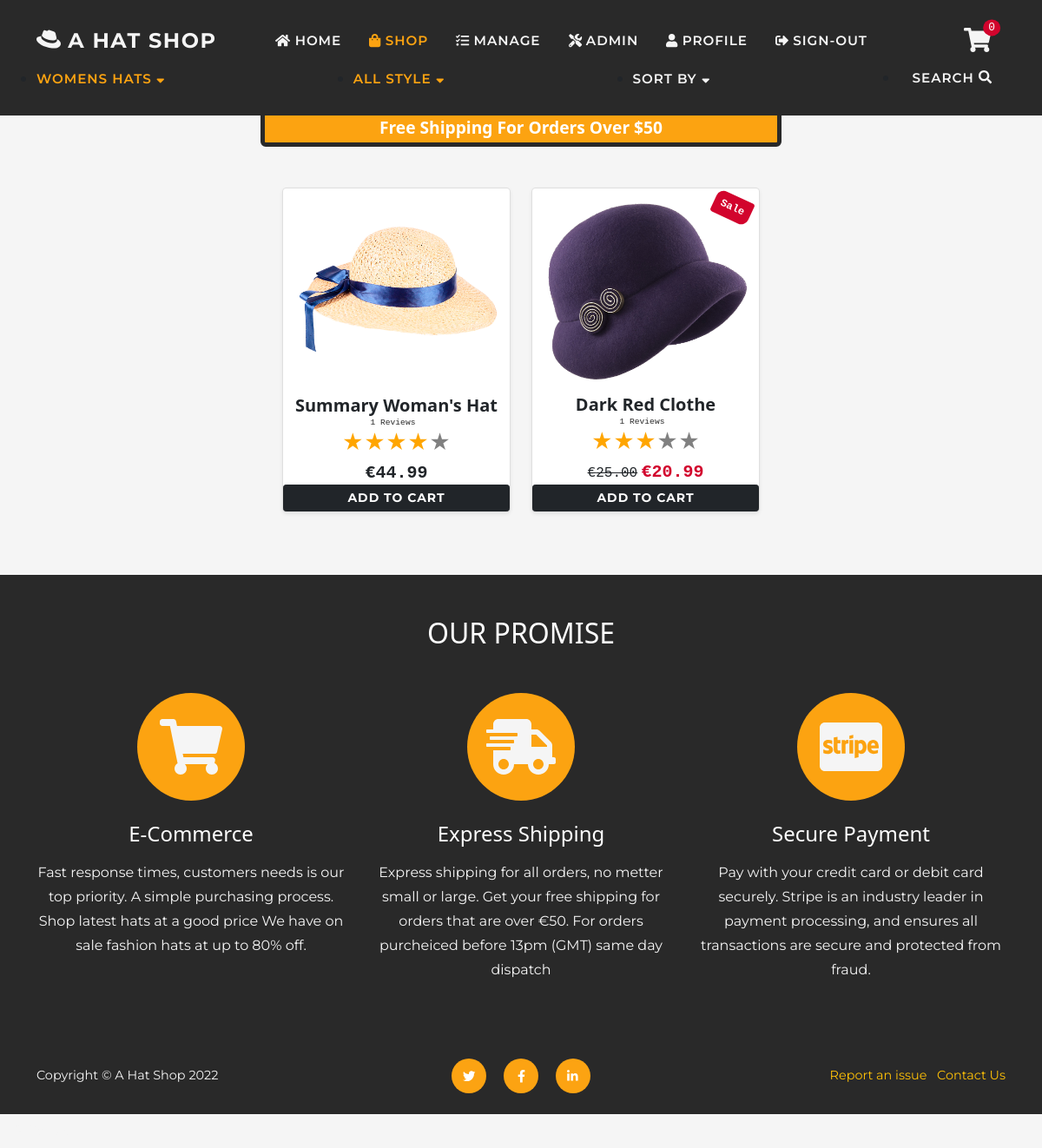
/shop/?category=womens&style=all&sort=None (signed in), run on an earlier commit of the app's database.
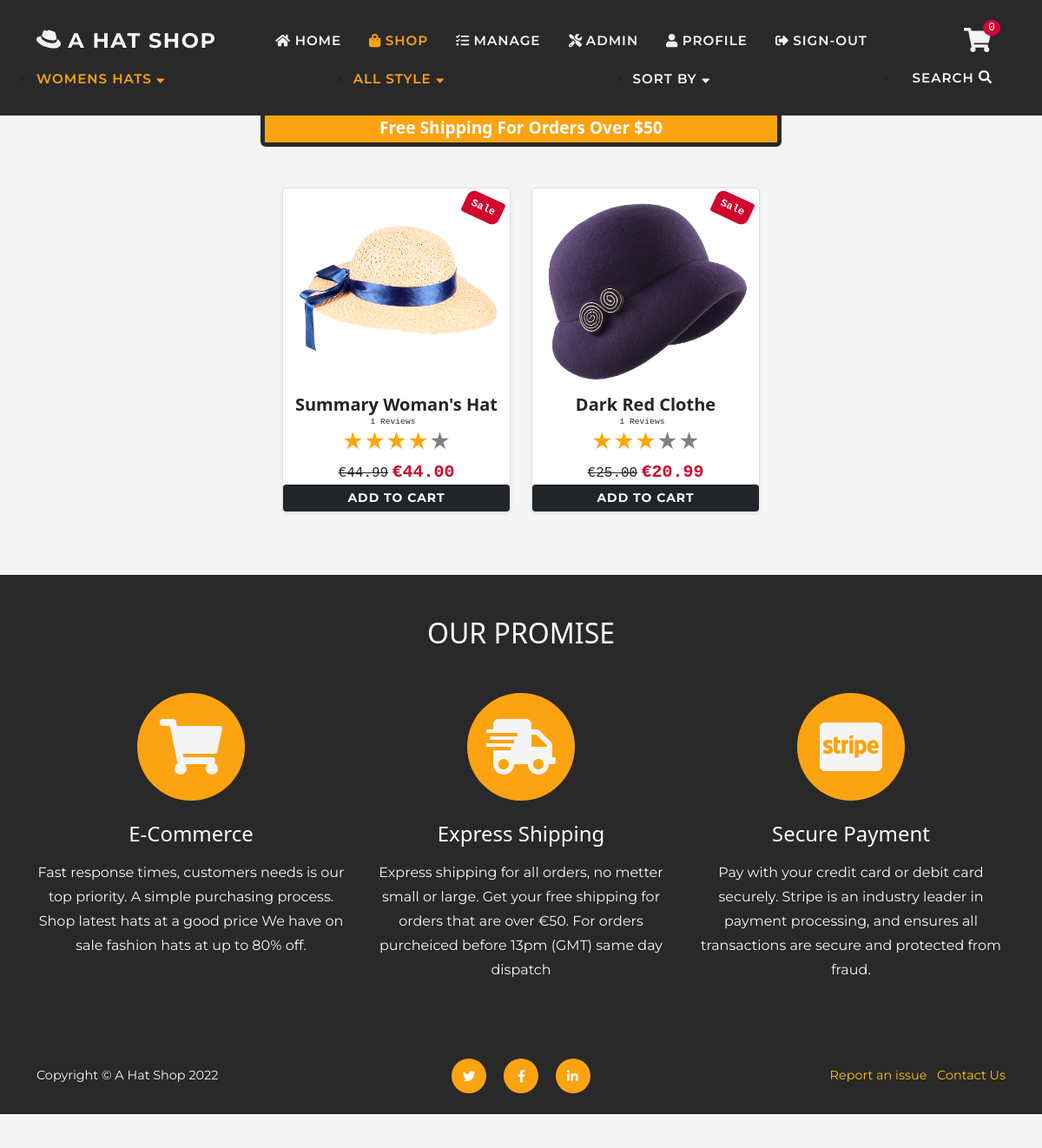
And on a later commit of the database.
### shop/models.py (models this page shows, shortened)
class Category(models.Model):
    name = models.CharField(max_length=60)
    friendly_name = models.CharField(
        max_length=60, null=True, blank=True)

class Product(models.Model):
    sku = models.CharField(max_length=60)
    category = models.ForeignKey(
        'Category', null=True, blank=True,
        on_delete=models.SET_NULL)
    style = models.CharField(max_length=60)
    color = models.CharField(max_length=60)
    name = models.CharField(max_length=60)
    description = models.TextField(max_length=250)
    price = models.DecimalField(
        max_digits=6, decimal_places=2)
    image = models.ImageField(null=True, blank=True)
    sale = models.BooleanField(default=False)
    sale_price = models.DecimalField(
        max_digits=6, decimal_places=2,
        null=True, blank=True)
    item_count = models.IntegerField(
        blank=False, null=False, default=0)
    rating = models.DecimalField(
        max_digits=6, decimal_places=2,
        null=True, blank=True)
    rating_counter = models.PositiveSmallIntegerField(default=0)

### shop/views.py (the view, shortened to what this page needs)
# urls.py: path('shop/', include('shop.urls')),
def shop(request):
    url_back = HttpResponseRedirect(request.META.get('HTTP_REFERER'))
    products = Product.objects.all().order_by('-id')
    style_list = set(products.values_list('style'))
    categories = Category.objects.all()
    category = 'all'
    sort_name = None
    sortkey = None
    styles = False
    style = 'all'
    query = 'None'
    is_shop = True
    if request.GET:
        if 'category' in request.GET:
            category = request.GET['category']
            if category == 'sale':
                products = products.filter(sale=True)
            elif category == 'all':
                products = products.all()
            else:
                products = products.filter(category__name=category)
            style_list = set(products.values_list('style'))
        if 'style' in request.GET:
            styles = True
            style = request.GET['style']
            if style != 'all':
                products = products.filter(style=style)
        if 'sort' in request.GET:
            sortkey = request.GET['sort']
            if sortkey == 'name_asc':
                sort_name = 'Name (A-Z)'
                products = products.order_by('name')
            elif sortkey == 'name_desc':
                sort_name = 'Name (Z-A)'
                products = products.order_by('-name')
            elif sortkey == 'price_asc':
                sort_name = 'Price (L-H)'
                products = products.order_by('price')
            elif sortkey == 'price_desc':
                sort_name = 'Price (H-L)'
                products = products.order_by('-price')
            elif sortkey == 'rating_asc':
                sort_name = 'rating (L-H)'
                products = products.order_by(F('rating').asc(nulls_last=True))
            elif sortkey == 'rating_desc':
                sort_name = 'rating (H-L)'
                products = products.order_by(F('rating').desc(nulls_last=True))
            if not styles:
                style_list = set(products.values_list('style'))
    context = {
        'style_list': style_list,
        'categories': categories,
        'sort_name': sort_name,
        'products': products,
        'sortkey': sortkey,
        'cat': category,
        'style': style,
        'shop': is_shop,
    }
    return render(request, 'shop/shop.html', context)

### shop/templates/shop/shop.html (shortened to what this page needs)
{% extends 'base.html' %}
{% load static %}
{% block extra_css %}
<link href="{% static 'css/shop.css' %}" rel="stylesheet" />
{% endblock %}
{% block page_header %}
<header class="py-5">
</header>
{% endblock %}
{% block content %}
<section class="page-section">
    <div class="container mt-2 mt-sm-4 px-md-2">
        <div class="row gx-2 gx-sm-3 gx-md-4 justify-content-center">
            {% for product in products %}
            {% if product.item_count != 0 or request.user.is_superuser %}
            <div class="col-6 col-md-4 col-lg-3 mb-2 mb-sm-3 mb-md-4">
            {% include 'includes/shop/item-card.html' %}
            </div>
            {% endif %}
            {% endfor %}
        </div>
    </div>
</section>
{% endblock %}

### templates/base.html (shortened to what this page needs)
<!doctype html>
<html lang="en">
<head>
    {% load static %}
    {% block corecss %}
    <link rel="stylesheet" href="https://cdn.jsdelivr.net/npm/bootstrap@5.1.3/dist/css/bootstrap.min.css"
>
    <link href="{% static 'css/base.css' %}" rel="stylesheet" />
    <link href="{% static 'css/reviews.css' %}" rel="stylesheet" />
    <link href="{% static 'css/forms.css' %}" rel="stylesheet" />
    {% endblock %}
    {% block extra_css %}
    {% endblock %}
</head>
<body>
    {% include 'includes/nav.html' %}
    {% block page_header %}
    {% endblock %}
    {% block content %}
    {% endblock %}
    {% include 'includes/promise.html' %}
    {% include 'includes/footer.html' %}
    {% if shop %}
    <div id="go_up_active" class="nav-item pb-0">
        <a class="nav-link" href="#">
            <i class="fas fa-angle-double-up">
            </i>
            <span>Go up</span>
        </a>
    </div>
    {% endif %}
</body>
</html>

### templates/includes/nav.html (shortened to what this page needs)
<nav class="navbar navbar-expand-md fixed-top flex-column" id="mainNav">
    <div class="container">
        <div><a class="navbar-brand d-none d-sm-block d-md-none d-lg-none d-xl-block" href="{% url 'home' %}"
                aria-label="A link to go to home page"><i class="fab h3 my-auto fa-redhat"> </i> A hat Shop</a>
        </div>
        <div class="collapse navbar-collapse" id="navbarResponsive">
            <ul class="navbar-nav text-uppercase ms-auto me-md-auto py-1 py-lg-0">
                <li class="nav-item"><a class="nav-link {% if request.get_full_path == '/' %}disabled{% endif %}"
                        href="{% url 'home' %}"><i class="fas fa-home"></i> home</a></li>
                <li class="nav-item"><a class="nav-link {% if shop %}disabled{% endif %}" href="{% url 'shop' %}"><i
                            class="fas fa-shopping-bag"></i> shop</a></li>
                {% if request.user.is_authenticated %}
                {% if request.user.is_superuser %}
                <li class="nav-item"><a class="nav-link {% if request.get_full_path == '/manage/' %}disabled{% endif %}"
                        href="{% url 'admin_view' %}"><i class="fas fa-tasks"></i> Manage</a></li>
                <li class="nav-item"><a target="_blank" class="nav-link" href="{% url 'admin:index' %}"><i
                            class="fas fa-tools"></i> Admin</a></li>
                {% endif %}
                <li class="nav-item"><a class="nav-link {% if request.get_full_path == '/user/' %}disabled{% endif %}"
                        href="{% url 'user' %}"><i class="fas fa-user"></i> Profile</a></li>
                <li class="nav-item"><a
                        class="nav-link {% if request.get_full_path == '/accounts/logout/' %}disabled{% endif %}"
                        href="{% url 'account_logout' %}"><i class="fas fa-sign-out-alt"></i> Sign-out</a></li>
                {% else %}
                <li class="nav-item"><a
                        class="nav-link {% if request.get_full_path == '/accounts/login/' %}disabled{% endif %}"
                        href="{% url 'account_login' %}"><i class="fas fa-sign-in-alt"></i> Sign-in</a></li>
                {% endif %}
            </ul>
            <div class="d-none d-md-flex ms-auto">
                <div class="cart nav-link">
                    <a class="position-relative cart" href="{% url 'cart' %}"
                        aria-label="A link a cart there is {{ item_count }} items in your cart">
                        <i class="fas h3 my-auto fa-shopping-cart">
                        </i>
                        <span
                            class="cart-pill text-white position-absolute top-5 start-98 translate-middle font-monospace bg-danger rounded-circle">
                            {{ item_count }}
                        </span>
                    </a>
                </div>
            </div>
        </div>
    </div>
    {% if shop %}
    <div id="shop-nav" class="container col-12 d-none d-md-block">
        <ul class="p-0 my-auto text-uppercase py-lg-0 d-flex justify-content-between">
            {% include 'includes/shop/shop-nav-m.html' %}
            <li class="nav-item search_icon">
                <div class="nav-link">Search <i class="fas fa-search"></i></div>
            </li>
        </ul>
    </div>
    {% endif %}
    {% if shop %}
    <div id="feture" class="feature col-12 col-md-6 mx-auto text-center">
        <span class="fw-bolder text-white">Free Shipping For Orders Over $50</span>
    </div>
    {% endif %}
</nav>

### shop/templates/includes/shop/shop-nav-m.html (shortened to what this page needs)
<li class="nav-item my-auto dropdown">
        <div class="drop-link dropdown orange" id="cat-button-m" role="button" data-bs-toggle="dropdown"
                aria-expanded="false">
                {% if cat and cat != 'None' %}{{ cat }} hats{% else %}All Hats{% endif %} <i
                        class="fas fa-sort-down"></i>
        </div>
</li>
<li class="nav-item my-3 my-md-auto dropdown">
        <div class="drop-link dropdown {% if style and style != 'None' %}orange{% endif %}" id="style-m"
                role="button" data-bs-toggle="dropdown" aria-expanded="false">
                {% if style and style != 'None' %}{{ style }} style{% else %}Sellect Style{% endif %} <i
                        class="fas fa-sort-down"></i>
        </div>
</li>
<li class="nav-item my-auto dropdown">
        <div class="drop-link dropdown {% if sortkey and sortkey != 'None' %}orange{% endif %}" id="sort-m"
                role="button" data-bs-toggle="dropdown" aria-expanded="false">
                {% if sortkey and sortkey != 'None' %}{{ sort_name }}{% else %}Sort By{% endif %} <i
                        class="fas fa-sort-down"></i>
        </div>
</li>

### shop/templates/includes/shop/item-card.html
{% load thumbnail %}
    <div class="card shadow-sm rounded-3 pt-2 h-100 position-relative">
        {% if product.sale %}
        <div class="badge bg-danger p-2 text-white position-absolute p-2 font-monospace"
            style="top: 0.5rem; right: 0.5rem">
            Sale
        </div>
        {% endif %}
        <div class="h-100 d-flex align-items-center">
            {% thumbnail product.image "300" format="WEBP" as im %}
            <img class="card-img-top" src="{{ im.url }}"
                alt="An image for product {{ item.name }} color {{ item.color }}" />
            {% endthumbnail %}
        </div>
        <a class="card-img-overlay"
            aria-label="{{ product.color }} {{ product.name }} hat, {% if product.sale %} discount price €{{ product.sale_price }} {% else %} price €{{ product.price }} {% endif %} click here to got to {{ product.name }} details page"
            href="{% url 'shop_item' product.id %}" title="Go to details">
        </a>
        <div class="card-body p-2">
            <div class="text-center align-items-end">
                <span class="fw-bolder h5 text-capitalize">{{ product.name }}</span>
                <div class="d-flex justify-content-center small text-warning">
                    {% include 'includes/product-stars.html' %}
                </div>
                {% if product.sale %}
                <span class="text-decoration-line-through font-monospace">€{{ product.price }}</span>
                <span class="text-danger font-monospace h5 fw-bolder">€{{ product.sale_price }} </span>
                {% else %}
                <span class="font-monospace h5 fw-bolder">€{{ product.price }} </span>
                {% endif %}
            </div>
        </div>
        <div class="card-footer pt-0 border-top-0 bg-transparent p-4 justify-self-end">
        </div>
        <div class="position-absolute card-btns mt-1 w-100">
            {% include 'includes/forms/add-to-cart-card-item.html' %}
        </div>
    </div>

### reviews/templates/includes/product-stars.html (shortened to what this page needs)
<div class="star_container">
    {% if product.rating %}
    <div class="my-auto text-primary p-0 me-2 time font-monospace">{{ product.rating_counter }} Reviews</div>
    <a href="{% url 'all_reviews' product.id %}">
    <div class="stars h4"
        style="background-image: linear-gradient(to right, orange, orange {% widthratio product.rating 5 100 %}%, gray {% widthratio product.rating 5 100 %}%, gray 100%)">
    </div>
    </a>
    {% else %}
    <div class="my-auto time font-monospace text-primary p-0 me-2">No Reviews yet</div>
    <div class="stars h4" >
       <div class="p-2"></div>
    </div>
    {% endif %}
</div>

### shop/templates/includes/forms/add-to-cart-card-item.html (shortened to what this page needs)
<form id="ad-to-cart" class="form" action="{% url 'add_to_cart' product.id %}" method="POST" novalidate>
    <button class="btn btn-dark btn-sm text-uppercase w-100" type="submit">
       Add to cart
    </button>
</form>

### templates/includes/promise.html
<section class="page-section bg-primary">
    <div class="container">
        <div class="text-center mb-5">
            <h2 class="text-uppercase text-white">Our Promise</h2>
        </div>
        <div class="row text-center">
            <div class="col-md-4">
                <span class="fa-stack fa-4x">
                    <i class="fas fa-circle fa-stack-2x text-warning"></i>
                    <i class="fas fa-shopping-cart fa-stack-1x fa-inverse text-light"></i>
                </span>
                <p class="my-3 h4 text-white">E-Commerce</p>
                <p class="font-text text-light">
                    Fast response times, customers needs is our top priority.
                    A simple purchasing process. Shop latest hats at a good price
                    We have on sale fashion hats at up to 80% off.
                </p>
            </div>
            <div class="col-md-4">
                <span class="fa-stack fa-4x">
                    <i class="fas fa-circle fa-stack-2x text-warning"></i>
                    <i class="fas fa-shipping-fast fa-stack-1x fa-inverse text-light"></i>
                </span>
                <p class="my-3 h4 text-white">Express Shipping</p>
                <p class="font-text text-light">
                    Express shipping for all orders, no metter small or large.
                    Get your free shipping for orders that are over €50.
                    For orders purcheiced before 13pm (GMT) same day dispatch
                </p>
            </div>
            <div class="col-md-4">
                <span class="fa-stack fa-4x">
                    <i class="fas fa-circle fa-stack-2x text-warning"></i>
                    <i class="fab fa-cc-stripe fa-stack-1x fa-inverse text-light"></i>
                </span>
                <p class="my-3 h4 text-white">Secure Payment</p>
                <p class="text-light font-text">
                    Pay with your credit card or debit card securely.
                    Stripe is an industry leader in payment processing,
                    and ensures all transactions are secure and protected from fraud.
                </p>
            </div>
        </div>
    </div>
</section>

### templates/includes/footer.html
<footer class="footer bg-primary py-4">
    <div class="container">
        <div class="row align-items-center">
            <div class="col-lg-4 text-lg-start text-light"> <span>  Copyright &copy; A Hat Shop 2022</span></div>
            <div class="col-lg-4 my-3 my-lg-0">
                <a class="btn-social mx-2" aria-label="A link to go to twitter page" target="_blank" href="https://twitter.com/" rel="noreferrer noopener"><i class="fab fa-twitter"></i></a>
                <a class="btn-social mx-2" aria-label="A link to go to facebook page" target="_blank" href="https://www.facebook.com/" rel="noreferrer noopener"><i class="fab fa-facebook-f"></i></a>
                <a class="btn-social mx-2" aria-label="A link to go to linkdin page" target="_blank" href="https://www.linkedin.com/in/raivis-petrovskis-524291205/" rel="noreferrer noopener"><i class="fab fa-linkedin-in"></i></a>
            </div>
            <div class="col-lg-4 text-lg-end">
                {% if request.user.is_authenticated %}
                <a class="link-warning me-2 text-decoration-none" href="{% url 'support' %}">Report
                    an issue</a>
                {% endif %}
                <a class="link-warning text-decoration-none" href="{% url 'contact_view' %}">Contact Us</a>
            </div>
        </div>
    </div>
</footer>

What changed in the data, as far as the page shows it:
changed Product "Summary Woman's Hat": item_count 1 → 0 (drawn); sale_price (not shown) → "44.00"
